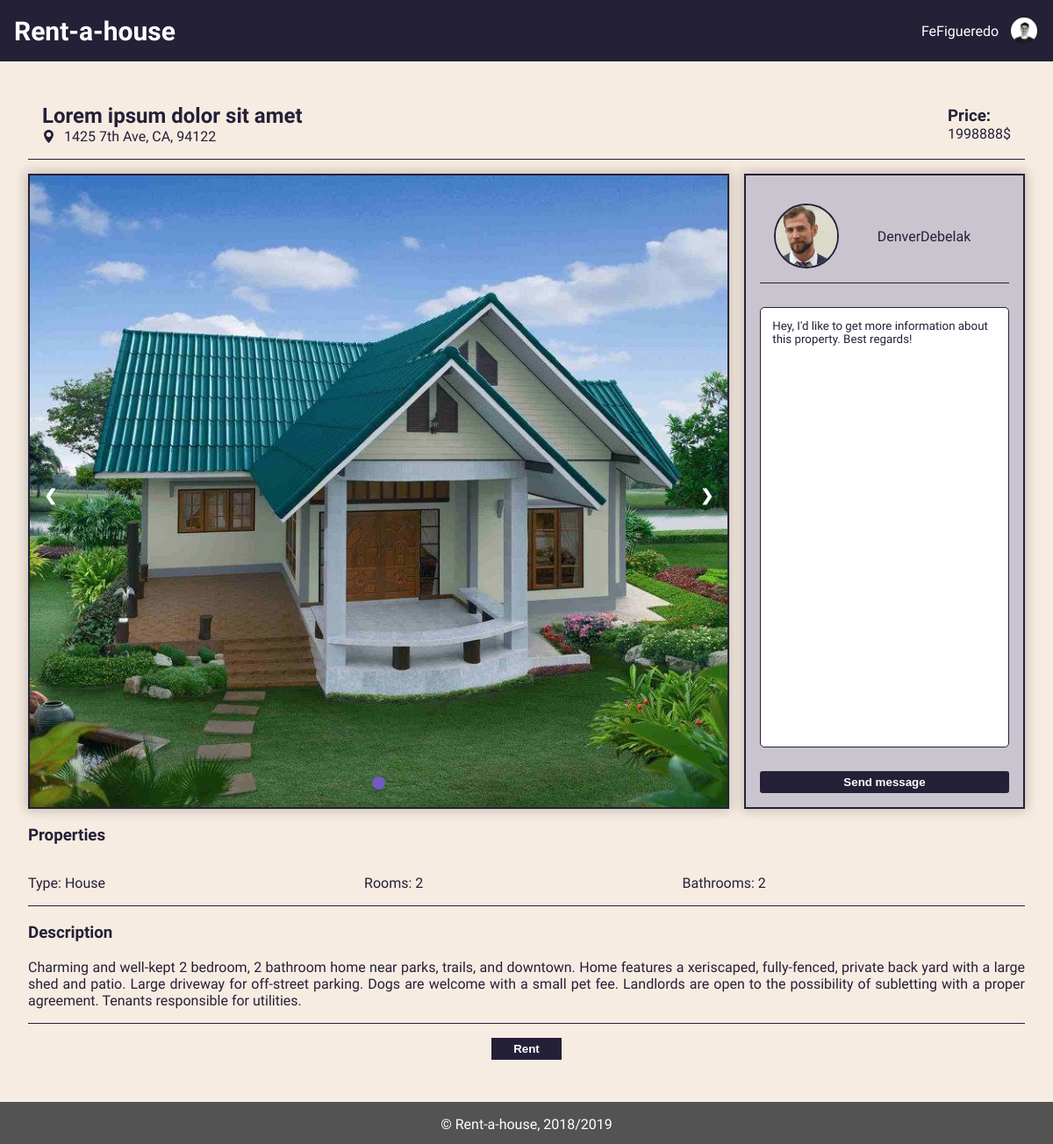
Page /pages/house.php?id=2 (signed in) on the committed database.
### tables this page shows
CREATE TABLE house (
  id INTEGER PRIMARY KEY AUTOINCREMENT,
  type VARCHAR,
  room INTEGER,
  bathroom INTEGER,
  price DOUBLE,
  published DATE,
  address VARCHAR, 
  location VARCHAR,
  state VARCHAR,
  postCode VARCHAR,  
  description VARCHAR,
  title VARCHAR,
  owner VARCHAR REFERENCES user
);

CREATE TABLE houseimages (
  id INTEGER PRIMARY KEY AUTOINCREMENT,
  houseID integer REFERENCES house,
  image VARCHAR
);

CREATE TABLE user (
  username VARCHAR PRIMARY KEY,
  email VARCHAR UNIQUE,
  password VARCHAR,
  name VARCHAR,
  phoneNumber VARCHAR UNIQUE,
  image VARCHAR
);

### database/db_utils.php (called while the page is built, shortened)
<?php
    include_once('connection.php');
    function getUserUsername($username){
        global $db;
        $stmt = $db->prepare("SELECT * FROM user WHERE username='".$username."'");
        $stmt->execute();
        $aux = $stmt->fetch();
        return $aux;
    }
    function getHouse($id){
        global $db;
        $stmt = $db->prepare("SELECT * FROM house WHERE id='".$id."'");
        $stmt->execute();
        $aux = $stmt->fetch();
        return $aux;
    }
    function getHouseImages($houseID){
        global $db;
        $stmt = $db->prepare("SELECT * FROM houseimages  WHERE houseID = '".$houseID."'");
        $stmt->execute();
        $aux = $stmt->fetchAll();
        return $aux;
    }
?>

### pages/house.php (the view, shortened to what this page needs)
<?php
    include_once('../templates/templates.php');
    include_once('../database/db_utils.php');
    if(isset($_GET['id'])){
        $id = $_GET['id'];
        $house = getHouse($id);
        $owner = getUserUsername($house['owner']);
        $images = getHouseImages($id);
        if($house){
?>
        <article class="house-body">
            <div id="house-header">
                <div id="house-title">
                    <h2><?=$house["title"]?></h2>
                    <div id="house-location">
                        <p><?=$house["address"].", ".$house["state"].", ".$house["postCode"]?></p>
                    </div>
                </div>
                <div id="house-value">
                    <h3>Price:</h3>
                    <p><?=$house["price"]?>$</p>
                </div>
            </div>
            <section id="house-image-contact">
                <div class="slideshow-container">
                    <?php for($i = 0; $i < count($images); $i++) { ?>
                        <div class="mySlides fade">
                            <img class="slide-image" src="../images/houses/<?=$images[$i]['image']?>">
                        </div>
                    <?php } ?>
                    <a class="prev" onclick="plusSlides(-1)">&#10094;</a>
                    <a class="next" onclick="plusSlides(1)">&#10095;</a>
                    <div class="dots-container">
                        <?php for($i = 1; $i <= count($images); $i++) { ?>
                            <span class="dot" onclick="currentSlide(<?=$i?>)"></span>
                        <?php } ?>
                    </div>
                </div>
                <div id="house-contact-owner">
                    <div id="owner-info">
                        <img src="../images/users/<?=$owner['image']?>" alt="OwnerImg">
                        <a><?=$owner['username']?></a>
                    </div>
                    <form method="post" onsubmit="sendMessage()">
                        <textarea id="msg" name="msg" cols="auto" rows="auto" value="Hey, I'd like to get more information about this property. Best regards!">Hey, I'd like to get more information about this property. Best regards!</textarea>
                        <input type="submit" name="send-message" value="Send message">
                    </form>
                </div>
            </section>
            <div id="house-info">
                <div id="house-properties-wrapper">
                    <h3>Properties</h3>
                    <div id="house-properties">
                        <p>Type: <?=$house["type"]?></p>
                        <p>Rooms: <?=$house["room"]?></p>
                        <p>Bathrooms: <?=$house["bathroom"]?></p>
                    </div>
                </div>
                <div id="house-description">
                    <h3>Description</h3>
                    <p><?=$house["description"]?></p>
                </div>
            </div>
            <?php if(isset($_SESSION['username']) && $_SESSION['username'] == $owner['username']){ ?>
            <form action="../actions/deletehouse_action.php" method="post">
                <input type="hidden" name="id" value="<?=$house['id']?>">
                <input class="delete-btn" type="submit" name="submit-delete" value="Delete House">
            </form>
            <?php } else { ?>
            <form action="rental.php">
                <input class="utils-btn" type="submit" value="Rent">
            </form>
            <?php } ?>
        </article>
<?php
        }
        else{
            header('Location: home.php');
        }
    }
    else{
        header('Location: home.php');
    }
?>

### css/style.css (style rules this page uses)
:root { --main-color-1: #242038; --main-color-2: #725AC1; --main-color-3: #8D86C9; --main-color-4: #CAC4CE; --main-color-5: #F7ECE1; --main-color-6: white; --main-color-7: rgba(0,0,0,.2); --main-color-8: black; --main-color-9: rgb(83, 83, 83); --error: rgb(245, 89, 71); --success: rgb(75,181,67); }
html { margin: 0; padding: 0; width: 100%; }
body { display: flex; flex-direction: column; font-family: 'Exo 2', sans-serif; background-color: var(--main-color-5); color: var(--main-color-1); margin: 0; padding: 0; min-height: 100vh; width: 100%; }
.utils-btn { background-color:var(--main-color-1); display:inline-block; cursor:pointer; color:var(--main-color-6); font-weight:bold; padding: 5px; text-decoration:none; border: none; transition: background-color 0.5s; position: relative; }
.house-body { flex: auto; padding: 2em; display: flex; flex-direction: column; }
#house-header { display: flex; flex-direction: row; border-bottom: 1px solid var(--main-color-1); margin-bottom: 1em; }
#house-title { padding: 1em; border-radius: 10px; margin: auto auto auto 0; float: right; }
#house-title h2 { margin: auto; color: var(--main-color-1) }
#house-title p { color: var(--main-color-1); margin: auto 0; }
#house-location { margin: auto; display: flex; flex-direction: row; vertical-align: middle; }
#house-location svg { fill: var(--main-color-1); width: 15px; margin-right: 10px; }
#house-value { padding: 1em; border-radius: 10%; margin: auto 0 auto auto; float: left; }
#house-value h3 { margin: auto; color: var(--main-color-1); }
#house-value p { margin: auto; color: var(--main-color-1); }
#house-image-contact { display: flex; flex-direction: row; }
.slideshow-container { border: 2px solid var(--main-color-1); margin: auto auto auto 0; float: left; width: 70%; height: 45em; box-shadow: 0 0 0.8rem 0.2rem var(--main-color-7); margin-right: 1em; position: relative; }
.mySlides { display: none; }
.slide-image { width: 100%; height: 45em; object-fit: cover; vertical-align: middle; }
.prev, .next { cursor: pointer; position: absolute; top: 50%; width: auto; margin-top: -22px; padding: 16px; color: var(--main-color-6); font-weight: bold; font-size: 18px; transition: 0.6s ease; border-radius: 0 3px 3px 0; user-select: none; }
.next { right: 0; border-radius: 3px 0 0 3px; }
.dots-container { text-align: center; position: absolute; bottom: 0; left: 0; right: 0; margin: 1em; }
.dot { cursor: pointer; height: 15px; width: 15px; margin: 0 2px; background-color: var(--main-color-3); border-radius: 50%; display: inline-block; transition: background-color 0.5s ease; }
.active, .dot:hover { background-color: var(--main-color-2); }
.fade { -webkit-animation-name: fade; -webkit-animation-duration: 0.5s; animation-name: fade; animation-duration: 0.5s; }
#house-contact-owner { border: 2px solid var(--main-color-1); float: right; margin: 0 0 0 auto; display: flex; flex-direction: column; background-color: var(--main-color-4); width: 25%; padding: 1em; box-shadow: 0 0 0.8rem 0.2rem var(--main-color-7); }
#owner-info { display: flex; flex-direction: row; padding: 1em; border-bottom: 1px solid var(--main-color-1); }
#owner-info img { border: 2px solid var(--main-color-1); vertical-align: middle; object-fit: cover; object-position: center; border-radius: 50%; width: 70px; height: 70px; margin-right: 1em; }
#owner-info a { width: 80%; text-align: center; margin: auto 0; }
#house-contact-owner form { display: flex; flex-direction: column; flex: auto; }
#house-contact-owner form textarea { border: 1px solid var(--main-color-1); font-family: 'Exo 2', sans-serif; border-radius: 5px; color: var(--main-color-1); padding: 1em; margin-top: 2em; resize: none; flex: auto; }
#house-contact-owner form :nth-child(3) { background-color: var(--main-color-1); border-radius: 3px; display: inline-block; cursor: pointer; color: var(--main-color-6); font-weight: bold; text-decoration: none; border: none; margin-top: 2em; padding: 5px; transition: background-color 0.5s; }
#house-properties-wrapper { border-bottom: 1px solid var(--main-color-1); }
#house-properties { display: flex; flex-direction: row; }
#house-properties p { flex: auto; }
#house-description { text-align: justify; border-bottom: 1px solid var(--main-color-1); }
.house-body>form { text-align: center; margin: 1em; }
.house-body>form input { text-align: center; min-width: 80px; }

### rows in the picture
house: title "Lorem ipsum dolor sit amet", address "1425 7th Ave", state "CA", postCode "94122", price "1998888", type "House", room "2", bathroom "2", description "Charming and well-kept 2 bedroom, 2 bathroom home near parks, trails, and downtown. Home features a xeriscaped, fully-fenced, private back yard with a large shed and patio. Large driveway for off-street parking. Dogs are welcome with a small pet fee. Landlords are open to the possibility of subletting with a proper agreement. Tenants responsible for utilities."
houseimages: image (picture)
user: image (picture), username "DenverDebelak"

### other values in the picture
$_SESSION['username'] "FeFigueredo"
